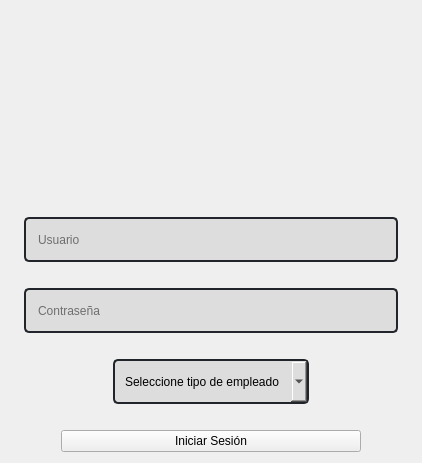
                     <widget class="QWidget" name="lytLogin">
                      <property name="styleSheet">
                       <string notr="true">QLineEdit {
	color: rgb(0, 0, 0);
	background-color: rgb(221, 221, 221);
	border-radius: 5px;
	border: 2px solid rgb(33, 37, 43);
	padding-left: 10px;
	selection-color: rgb(255, 255, 255);
	selection-background-color: rgb(237, 28, 40);
}
QLineEdit:hover {
	border: 2px solid rgb(64, 71, 88);
}
QLineEdit:focus {
	border: 2px solid rgb(237, 28, 40);
}

QComboBox{
	color: rgb(0, 0, 0);
	background-color: rgb(221, 221, 221);
	border-radius: 5px;
	border: 2px solid rgb(33, 37, 43);
	padding: 5px;
	padding-left: 10px;
}
QComboBox:hover{
	border: 2px solid rgb(64, 71, 88);
}
QComboBox::drop-down {
	subcontrol-origin: padding;
	subcontrol-position: top right;
	width: 25px; 
	border-left-width: 3px;
	border-left-color: rgba(39, 44, 54, 150);
	border-left-style: solid;
	border-top-right-radius: 3px;
	border-bottom-right-radius: 3px;	
	image: url(:/images/flecha-hacia-abajo.png);
	background-position: center;
	background-repeat: no-reperat;
 }
QComboBox QAbstractItemView {
	color: rgb(0, 0, 0);	
	background-color: rgb(221, 221, 221);
	padding: 10px;
	selection-background-color: rgb(39, 44, 54);
}

#pagesContainer QPushButton {
	border: 2px solid rgb(237, 28, 40);
	border-radius: 5px;	
	background-color: rgb(237, 28, 40);
	font: 12pt &quot;Montserrat&quot;;
}


#pagesContainer QPushButton:hover {
	background-color: rgb(238, 56, 67);
	border: 2px solid rgb(238, 56, 67);
}
#pagesContainer QPushButton:pressed {	
	background-color: rgb(237, 28, 40);
	border: 2px solid rgb(237, 28, 40);
}</string>
                      </property>
                      <layout class="QVBoxLayout" name="verticalLayout_29">
                       <item>
                        <layout class="QHBoxLayout" name="horizontalLayout_15">
                         <item>
                          <widget class="QLabel" name="lblLogoLogin">
                           <property name="minimumSize">
                            <size>
                             <width>400</width>
                             <height>200</height>
                            </size>
                           </property>
                           <property name="maximumSize">
                            <size>
                             <width>400</width>
                             <height>200</height>
                            </size>
                           </property>
                           <property name="autoFillBackground">
                            <bool>false</bool>
                           </property>
                           <property name="styleSheet">
                            <string notr="true">image: url(:/images/IMAGOTIPO.png);</string>
                           </property>
                           <property name="text">
                            <string/>
                           </property>
                           <property name="scaledContents">
                            <bool>true</bool>
                           </property>
                          </widget>
                         </item>
                        </layout>
                       </item>
                       <item>
                        <layout class="QGridLayout" name="gridLayout_3">
                         <property name="topMargin">
                          <number>0</number>
                         </property>
                         <item row="0" column="2">
                          <widget class="QLabel" name="label_35">
                           <property name="maximumSize">
                            <size>
                             <width>250</width>
                             <height>30</height>
                            </size>
                           </property>
                           <property name="text">
                            <string/>
                           </property>
                          </widget>
                         </item>
                         <item row="0" column="0">
                          <widget class="QLabel" name="label_22">
                           <property name="maximumSize">
                            <size>
                             <width>250</width>
                             <height>30</height>
                            </size>
                           </property>
                           <property name="text">
                            <string/>
                           </property>
                          </widget>
                         </item>
                         <item row="0" column="1">
                          <widget class="QLineEdit" name="txtUsuario">
                           <property name="enabled">
                            <bool>true</bool>
                           </property>
                           <property name="minimumSize">
                            <size>
                             <width>0</width>
                             <height>45</height>
                            </size>
                           </property>
                           <property name="maximumSize">
                            <size>
                             <width>450</width>
                             <height>45</height>
                            </size>
                           </property>
                           <property name="palette">
                            <palette>
                             <active>
                              <colorrole role="WindowText">
                               <brush brushstyle="SolidPattern">
                                <color alpha="255">
                                 <red>0</red>
                                 <green>0</green>
                                 <blue>0</blue>
                                </color>
                               </brush>
                              </colorrole>
                              <colorrole role="Button">
                               <brush brushstyle="SolidPattern">
                                <color alpha="255">
                                 <red>221</red>
                                 <green>221</green>
                                 <blue>221</blue>
                                </color>
                               </brush>
                              </colorrole>
                              <colorrole role="Text">
                               <brush brushstyle="SolidPattern">
                                <color alpha="255">
                                 <red>0</red>
                                 <green>0</green>
                                 <blue>0</blue>
                                </color>
                               </brush>
                              </colorrole>
                              <colorrole role="ButtonText">
                               <brush brushstyle="SolidPattern">
                                <color alpha="255">
                                 <red>0</red>
                                 <green>0</green>
                                 <blue>0</blue>
                                </color>
                               </brush>
                              </colorrole>
                              <colorrole role="Base">
                               <brush brushstyle="SolidPattern">
                                <color alpha="255">
                                 <red>221</red>
                                 <green>221</green>
                                 <blue>221</blue>
                                </color>
                               </brush>
                              </colorrole>
                              <colorrole role="Window">
                               <brush brushstyle="SolidPattern">
                                <color alpha="255">
                                 <red>221</red>
                                 <green>221</green>
                                 <blue>221</blue>
                                </color>
                               </brush>
                              </colorrole>
                              <colorrole role="Highlight">
                               <brush brushstyle="SolidPattern">
                                <color alpha="255">
                                 <red>237</red>
                                 <green>28</green>
                                 <blue>40</blue>
                                </color>
                               </brush>
                              </colorrole>
                              <colorrole role="HighlightedText">
                               <brush brushstyle="SolidPattern">
                                <color alpha="255">
                                 <red>255</red>
                                 <green>255</green>
                                 <blue>255</blue>
                                </color>
                               </brush>
                              </colorrole>
                              <colorrole role="PlaceholderText">
                               <brush brushstyle="SolidPattern">
                                <color alpha="255">
                                 <red>0</red>
                                 <green>0</green>
                                 <blue>0</blue>
                                </color>
                               </brush>
                              </colorrole>
                             </active>
                             <inactive>
                              <colorrole role="WindowText">
                               <brush brushstyle="SolidPattern">
                                <color alpha="255">
                                 <red>0</red>
                                 <green>0</green>
                                 <blue>0</blue>
                                </color>
                               </brush>
                              </colorrole>
                              <colorrole role="Button">
                               <brush brushstyle="SolidPattern">
                                <color alpha="255">
                                 <red>221</red>
                                 <green>221</green>
                                 <blue>221</blue>
                                </color>
                               </brush>
                              </colorrole>
                              <colorrole role="Text">
                               <brush brushstyle="SolidPattern">
                                <color alpha="255">
                                 <red>0</red>
                                 <green>0</green>
                                 <blue>0</blue>
                                </color>
                               </brush>
                              </colorrole>
                              <colorrole role="ButtonText">
                               <brush brushstyle="SolidPattern">
                                <color alpha="255">
                                 <red>0</red>
                                 <green>0</green>
                                 <blue>0</blue>
                                </color>
                               </brush>
                              </colorrole>
                              <colorrole role="Base">
                               <brush brushstyle="SolidPattern">
                                <color alpha="255">
                                 <red>221</red>
                                 <green>221</green>
                                 <blue>221</blue>
                                </color>
                               </brush>
                              </colorrole>
                              <colorrole role="Window">
                               <brush brushstyle="SolidPattern">
                                <color alpha="255">
                                 <red>221</red>
                                 <green>221</green>
                                 <blue>221</blue>
                                </color>
                               </brush>
                              </colorrole>
                              <colorrole role="Highlight">
                               <brush brushstyle="SolidPattern">
                                <color alpha="255">
                                 <red>237</red>
                                 <green>28</green>
                                 <blue>40</blue>
                                </color>
                               </brush>
                              </colorrole>
                              <colorrole role="HighlightedText">
                               <brush brushstyle="SolidPattern">
                                <color alpha="255">
                                 <red>255</red>
                                 <green>255</green>
                                 <blue>255</blue>
                                </color>
                               </brush>
                              </colorrole>
                              <colorrole role="PlaceholderText">
                               <brush brushstyle="SolidPattern">
                                <color alpha="255">
                                 <red>0</red>
                                 <green>0</green>
                                 <blue>0</blue>
                                </color>
                               </brush>
                              </colorrole>
                             </inactive>
                             <disabled>
                              <colorrole role="WindowText">
                               <brush brushstyle="SolidPattern">
                                <color alpha="255">
                                 <red>0</red>
                                 <green>0</green>
                                 <blue>0</blue>
                                </color>
                               </brush>
                              </colorrole>
                              <colorrole role="Button">
                               <brush brushstyle="SolidPattern">
                                <color alpha="255">
                                 <red>221</red>
                                 <green>221</green>
                                 <blue>221</blue>
                                </color>
                               </brush>
                              </colorrole>
                              <colorrole role="Text">
                               <brush brushstyle="SolidPattern">
                                <color alpha="255">
                                 <red>0</red>
                                 <green>0</green>
                                 <blue>0</blue>
                                </color>
                               </brush>
                              </colorrole>
                              <colorrole role="ButtonText">
                               <brush brushstyle="SolidPattern">
                                <color alpha="255">
                                 <red>0</red>
                                 <green>0</green>
                                 <blue>0</blue>
                                </color>
                               </brush>
                              </colorrole>
                              <colorrole role="Base">
                               <brush brushstyle="SolidPattern">
                                <color alpha="255">
                                 <red>221</red>
                                 <green>221</green>
                                 <blue>221</blue>
                                </color>
                               </brush>
                              </colorrole>
                              <colorrole role="Window">
                               <brush brushstyle="SolidPattern">
                                <color alpha="255">
                                 <red>221</red>
                                 <green>221</green>
                                 <blue>221</blue>
                                </color>
                               </brush>
                              </colorrole>
                              <colorrole role="Highlight">
                               <brush brushstyle="SolidPattern">
                                <color alpha="255">
                                 <red>237</red>
                                 <green>28</green>
                                 <blue>40</blue>
                                </color>
                               </brush>
                              </colorrole>
                              <colorrole role="HighlightedText">
                               <brush brushstyle="SolidPattern">
                                <color alpha="255">
                                 <red>255</red>
                                 <green>255</green>
                                 <blue>255</blue>
                                </color>
                               </brush>
                              </colorrole>
                              <colorrole role="PlaceholderText">
                               <brush brushstyle="SolidPattern">
                                <color alpha="255">
                                 <red>0</red>
                                 <green>0</green>
                                 <blue>0</blue>
                                </color>
                               </brush>
                              </colorrole>
                             </disabled>
                            </palette>
                           </property>
                           <property name="acceptDrops">
                            <bool>true</bool>
                           </property>
                           <property name="styleSheet">
                            <string notr="true"/>
                           </property>
                           <property name="inputMethodHints">
                            <set>Qt::ImhEmailCharactersOnly</set>
                           </property>
                           <property name="maxLength">
                            <number>100</number>
                           </property>
                           <property name="frame">
                            <bool>true</bool>
                           </property>
                           <property name="dragEnabled">
                            <bool>false</bool>
                           </property>
                           <property name="placeholderText">
                            <string>Usuario</string>
                           </property>
                           <property name="cursorMoveStyle">
                            <enum>Qt::LogicalMoveStyle</enum>
                           </property>
                           <property name="clearButtonEnabled">
                            <bool>false</bool>
                           </property>
                          </widget>
                         </item>
                         <item row="1" column="1">
                          <widget class="QLabel" name="label_6">
                           <property name="maximumSize">
                            <size>
                             <width>500</width>
                             <height>30</height>
                            </size>
                           </property>
                           <property name="text">
                            <string/>
                           </property>
                          </widget>
                         </item>
                        </layout>
                       </item>
                       <item>
                        <layout class="QGridLayout" name="gridLayout_5">
                         <item row="0" column="1">
                          <widget class="QLineEdit" name="txtContrasea">
                           <property name="minimumSize">
                            <size>
                             <width>0</width>
                             <height>45</height>
                            </size>
                           </property>
                           <property name="maximumSize">
                            <size>
                             <width>450</width>
                             <height>45</height>
                            </size>
                           </property>
                           <property name="styleSheet">
                            <string notr="true"/>
                           </property>
                           <property name="inputMethodHints">
                            <set>Qt::ImhHiddenText|Qt::ImhNoAutoUppercase|Qt::ImhNoPredictiveText|Qt::ImhSensitiveData</set>
                           </property>
                           <property name="maxLength">
                            <number>100</number>
                           </property>
                           <property name="echoMode">
                            <enum>QLineEdit::Password</enum>
                           </property>
                           <property name="placeholderText">
                            <string>Contraseña</string>
                           </property>
                           <property name="clearButtonEnabled">
                            <bool>true</bool>
                           </property>
                          </widget>
                         </item>
                         <item row="0" column="0">
                          <widget class="QLabel" name="label_43">
                           <property name="maximumSize">
                            <size>
                             <width>250</width>
                             <height>30</height>
                            </size>
                           </property>
                           <property name="text">
                            <string/>
                           </property>
                          </widget>
                         </item>
                         <item row="0" column="2">
                          <widget class="QLabel" name="label_42">
                           <property name="maximumSize">
                            <size>
                             <width>250</width>
                             <height>30</height>
                            </size>
                           </property>
                           <property name="text">
                            <string/>
                           </property>
                          </widget>
                         </item>
                         <item row="1" column="1">
                          <widget class="QLabel" name="label_14">
                           <property name="maximumSize">
                            <size>
                             <width>500</width>
                             <height>30</height>
                            </size>
                           </property>
                           <property name="text">
                            <string/>
                           </property>
                          </widget>
                         </item>
                        </layout>
                       </item>
                       <item>
                        <layout class="QGridLayout" name="gridLayout_7">
                         <item row="0" column="0">
                          <widget class="QLabel" name="label_40">
                           <property name="maximumSize">
                            <size>
                             <width>250</width>
                             <height>30</height>
                            </size>
                           </property>
                           <property name="text">
                            <string/>
                           </property>
                          </widget>
                         </item>
                         <item row="0" column="2">
                          <widget class="QLabel" name="label_41">
                           <property name="maximumSize">
                            <size>
                             <width>250</width>
                             <height>30</height>
                            </size>
                           </property>
                           <property name="text">
                            <string/>
                           </property>
                          </widget>
                         </item>
                         <item row="1" column="1">
                          <widget class="QLabel" name="label_18">
                           <property name="maximumSize">
                            <size>
                             <width>500</width>
                             <height>30</height>
                            </size>
                           </property>
                           <property name="text">
                            <string/>
                           </property>
                           <property name="alignment">
                            <set>Qt::AlignCenter</set>
                           </property>
                          </widget>
                         </item>
                         <item row="0" column="1">
                          <widget class="QComboBox" name="cmbTipoDeUsuario">
                           <property name="minimumSize">
                            <size>
                             <width>0</width>
                             <height>45</height>
                            </size>
                           </property>
                           <property name="maximumSize">
                            <size>
                             <width>450</width>
                             <height>45</height>
                            </size>
                           </property>
                           <property name="cursor">
                            <cursorShape>PointingHandCursor</cursorShape>
                           </property>
                           <property name="styleSheet">
                            <string notr="true"/>
                           </property>
                           <property name="maxVisibleItems">
                            <number>3</number>
                           </property>
                           <property name="sizeAdjustPolicy">
                            <enum>QComboBox::AdjustToContentsOnFirstShow</enum>
                           </property>
                           <property name="placeholderText">
                            <string>Seleccione tipo de empleado</string>
                           </property>
                           <property name="frame">
                            <bool>true</bool>
                           </property>
                          </widget>
                         </item>
                        </layout>
                       </item>
                       <item>
                        <layout class="QHBoxLayout" name="horizontalLayout_6">
                         <item>
                          <widget class="QPushButton" name="btnIniciarSesion">
                           <property name="maximumSize">
                            <size>
                             <width>300</width>
                             <height>40</height>
                            </size>
                           </property>
                           <property name="cursor">
                            <cursorShape>PointingHandCursor</cursorShape>
                           </property>
                           <property name="styleSheet">
                            <string notr="true"/>
                           </property>
                           <property name="text">
                            <string>Iniciar Sesión</string>
                           </property>
                          </widget>
                         </item>
                        </layout>
                       </item>
                      </layout>
                     </widget>
